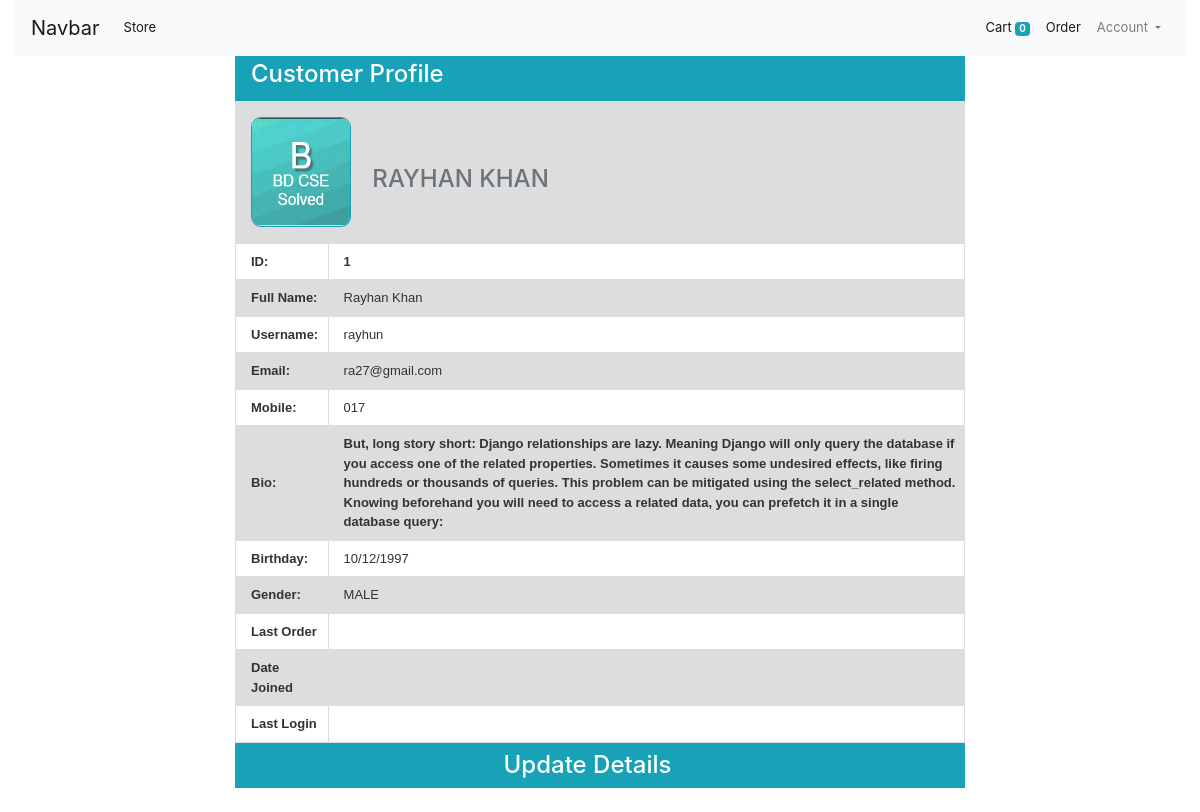
The app's page /profile/ (signed in), older data.
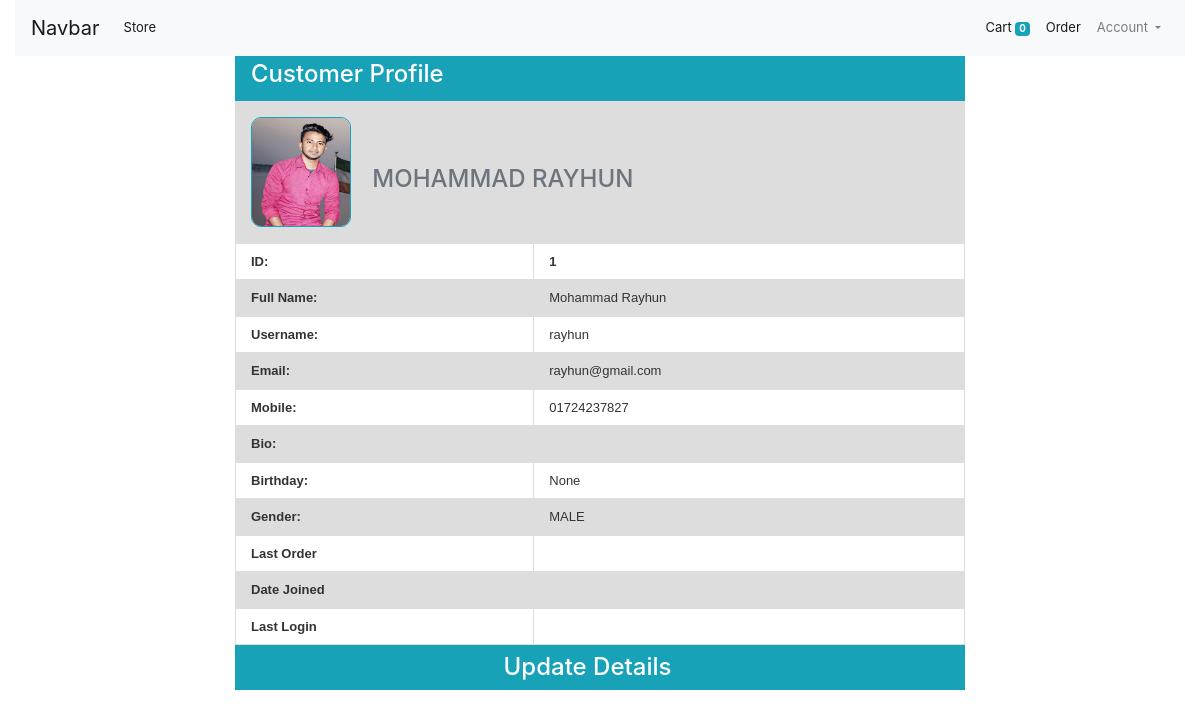
The same page, newer data.
### store/models/model_customer.py (models this page shows, shortened)
class Customer(models.Model):
    GENDER_CHOICE = [
        ('MALE', 'Male'),
        ('FEMALE', 'Female'),
        ('OTHERS', 'Others'),
    ]
    user = models.OneToOneField(User, null=True,blank=True, on_delete=models.CASCADE)
    first_name = models.CharField(max_length=50)
    last_name = models.CharField(max_length=50)
    mobile = models.CharField(max_length=50, null=True, blank=True)
    profile_pic = models.ImageField(null=True, blank=True,default="demo.jpg")
    username = models.CharField(max_length=50)
    email = models.EmailField(max_length=50)
    password = models.CharField(max_length=500)
    bio = models.TextField(null=True, blank=True)
    birth_day = models.CharField(null=True, blank=True,max_length=200)
    gender = models.CharField(
        max_length=6,
        choices = GENDER_CHOICE,
        default='MALE',
        null=True,
        blank=True,
    )
    @staticmethod
    def get_customer_by_username(username):
        try:
            return Customer.objects.get(username=username)
        except:
            return False

### store/views/profile.py (the view)
# urls.py: path('profile/',Profile.as_view(), name='profile'),
class Profile(View):
    def get(self, request, *args, **kwargs):
        customer_id = request.session.get('customer_id')
        username = request.session.get('username')
        customer = Customer.get_customer_by_username(username)
        order = Order.get_order_by_customer_id(customer_id)
        order = order.last()
        if customer:
           first_name = request.session['first_name'] = customer.first_name
           last_name = request.session['last_name'] = customer.last_name
           email = request.session['email'] = customer.email
           mobile = request.session['mobile'] = customer.mobile
           gender = request.session['gender'] = customer.gender
           bio = request.session['bio'] = customer.bio
           birth_day = request.session['birth_day'] = customer.birth_day
        context = {
            'customer_id':customer_id,
            'customer': customer,
            'first_name': first_name,
            'last_name':last_name,
            'username': username,
            'email': email,
            'mobile':mobile,
            'gender': gender,
            'bio': bio,
            'birth_day': birth_day,
            'order':order
        }
        return render(request, 'profile.html',context)

### store/models/model_order.py (called while the page is built)
    @staticmethod
    def get_order_by_customer_id(customer_id):
        customer = Order.objects.filter(customer=customer_id).order_by('-date')
        return customer

### store/templates/profile.html (shortened to what this page needs)
{% extends 'base.html' %}
{% load static %}
{% block content %}
<div class="container">
<div class="row">
  <div class="col-lg-8 m-auto">
    <div class="bg-info text-white py-1 pl-3">
      <h4>Customer Profile</h4>
    </div>
    <div class="p-3" style="background: #dddddd;">
      <div class="row">
        <div class="col-lg-2">
          <img width="100" height="110" style="border-radius: 10px; border:1px solid #17A2B8;" src="{{ customer.profile_pic.url }}" alt="">
        </div>
        <div class="col-lg-10 pt-5 text-secondary">
          <h4 style="text-transform: uppercase;">{{ first_name }} {{ last_name }}</h4>
        </div>
      </div>
    </div>
  </div>
</div>
<div class="row">
  <div class="col-lg-8 m-auto">
  <table class="profile">
    <tr>
      <th>ID:</th>
      <th>{{ customer_id }}</th>
    </tr>
    <tr>
      <th>Full Name:</th>
      <td>{{ first_name }} {{ last_name }}</td>
    </tr>
    <tr>
      <th>Username:</th>
      <td>{{ username }}</td>
    </tr>
    <tr>
      <th>Email:</th>
      <td>{{ email }}</td>
    </tr>
    <tr>
      <th>Mobile:</th>
      <td>{{ mobile }}</td>
    </tr>
      <tr>
        <th>Bio:</th>
        <th>{{ bio }}</th>
      </tr>
      <tr>
        <th>Birthday:</th>
        <td>{{ birth_day }}</td>
      </tr>
      <tr>
        <th>Gender:</th>
        <td>{{ gender }}</td>
      </tr>
      <tr>
        <th>Last Order</th>
        <td>{{ order.date }}</td>
      </tr>
      <tr>
        <th>Date Joined</th>
        <td>{{ user.date_joined }}</td>
      </tr>
      <tr>
        <th>Last Login</th>
        <td>{{ user.last_login }}</td>
      </tr>
    </table>
    <a href="{% url 'profile_update' %}" class="btn-info btn-block text-center text-white py-2 mb-4 h4 text-justify">
      Update Details
    </a>
  </div>
</div>
</div>
{% endblock %}

Row changes from the older to the newer data that the page shows:
removed Customer: profile_pic (picture), first_name "RAYHAN", last_name "KHAN", first_name "Rayhan", last_name "Khan", username "rayhun", email "ra27@gmail.com", mobile "017", bio "But, long story short: Django relationships are lazy. Meaning Django will only query the database if you access one of the related properties. Sometimes it causes some undesired effects, like firing hundreds or thousands of queries. This problem can be mitigated using the select_related method. Knowing beforehand you will need to access a related data, you can prefetch it in a single database query:", birth_day "10/12/1997", gender "MALE"
added Customer: profile_pic (picture), first_name "MOHAMMAD", last_name "RAYHUN", first_name "Mohammad", last_name "Rayhun", email "rayhun@gmail.com", mobile "01724237827", gender "MALE"
Text that changed along with them:
{{ username }}: (not shown) → "rayhun"
{{ birth_day }}: (not shown) → "None"
